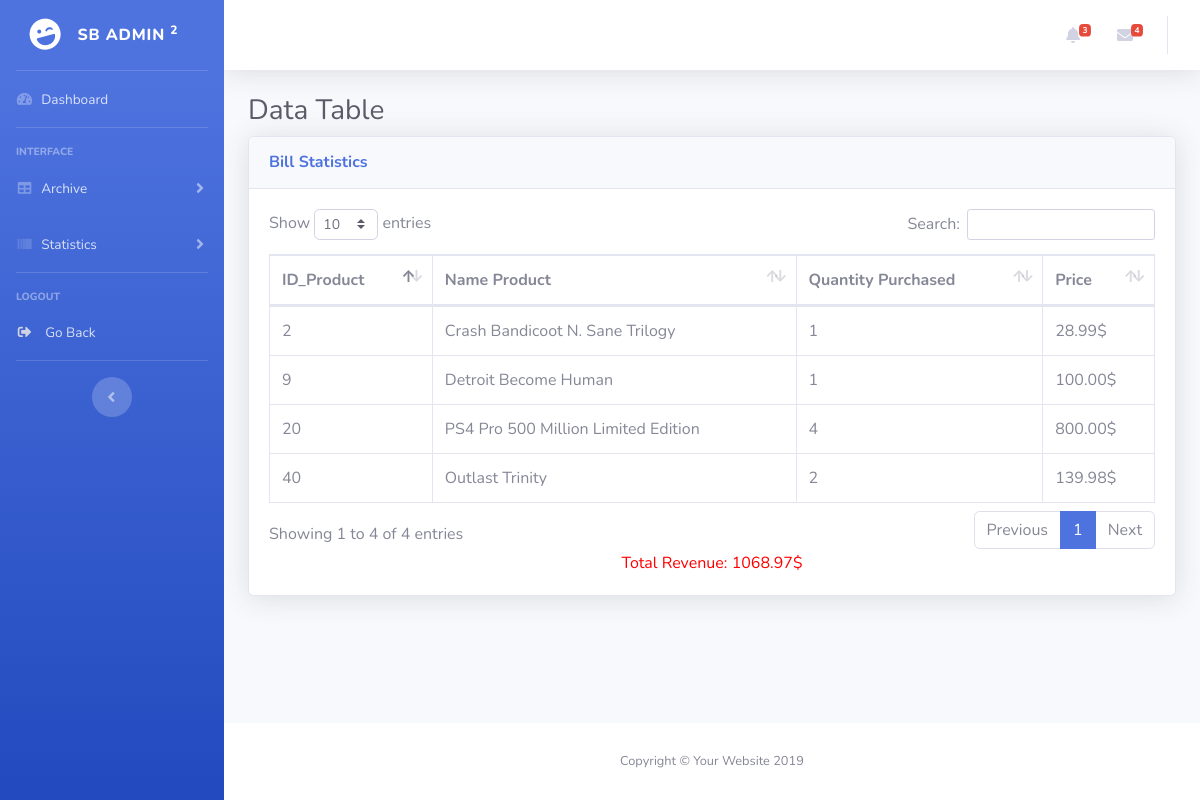
Screenshot of /admin/StatisticProduct.php with the database file from the repository.
### tables this page shows
CREATE TABLE `product` (
  `ID` int(11) NOT NULL,
  `Type` varchar(20) NOT NULL,
  `Name` varchar(200) NOT NULL,
  `Quantity` int(11) NOT NULL,
  `Price` float NOT NULL,
  `Pic` varchar(200) NOT NULL,
  `Status` varchar(10) DEFAULT NULL,
  `Developers` varchar(100) DEFAULT NULL,
  `Description` varchar(500) DEFAULT NULL
);

### admin/DataProvider.php (called while the page is built, shortened)
<?php
class DataProvider
{
	public static function ExecuteQuery($sql)
	{
		$connection = mysqli_connect("localhost","root","", "darksoulofweb") or
			die ("couldn't connect to localhost");
		mysqli_query($connection, "set names 'utf8'");
		$result = mysqli_query($connection, $sql);
		return $result;
	}
}
?>

### admin/StatisticProduct.php (the view, shortened to what this page needs)
<?php include("DataProvider.php"); ?>
<!DOCTYPE html>
<html>
<head>
  <link href="vendor/fontawesome-free/css/all.min.css" rel="stylesheet" type="text/css">
  <link href="css/sb-admin-2.min.css" rel="stylesheet">
  <link href="vendor/datatables/dataTables.bootstrap4.min.css" rel="stylesheet">
</head>
<body id="page-top">
  <div id="wrapper">
    <?php include_once("Sidebar.php"); ?>
    <div id="content-wrapper" class="d-flex flex-column">
      <div id="content">
        <?php include_once("Topbar.php"); ?>
        <div class="container-fluid">
          <h1 class="h3 mb-2 text-gray-800">Data Table</h1>
         <div class="card shadow mb-4">
            <div class="card-header py-3">
              <h6 class="m-0 font-weight-bold text-primary">Bill Statistics</h6>
            </div>
            <div class="card-body">
              <div class="table-responsive">
                <table class="table table-bordered" id="dataTable" width="100%" cellspacing="0">
                  <thead>
                    <tr>
                      <th>ID_Product</th>
                      <th>Name Product</th>
                      <th>Quantity Purchased</th>
                      <th>Price</th>
                    </tr>
                  </thead>
                  <tbody>
                    <?php
                        $result = DataProvider::ExecuteQuery("SELECT id_product,ROUND(SUM(Price),2) as 'TotalPrice',SUM(amount) as 'TotalAmount' FROM bill group by id_product");
                        $totalprice=0;
                        while($row = mysqli_fetch_assoc($result)) {
                            $id_product=$row['id_product'];
                            $res1=DataProvider::ExecuteQuery("SELECT * FROM product where ID='$id_product'");
                            $row1=mysqli_fetch_array($res1);
                            $totalprice+=$row['TotalPrice'];
                    ?>
                    <tr>
                      <td><?php echo $row1["ID"]; ?></td>
                      <td><?php echo $row1["Name"]; ?></td>
                      <td><?php echo $row["TotalAmount"]; ?></td>
                      <td><?php echo $row["TotalPrice"]; echo "$"; ?></td>
                    </tr>
                        <?php } ?>
                  </tbody>
                </table>
                 <div style="text-align: center;color: red"> Total Revenue: <?php echo $totalprice; echo "$"; ?></div>
              </div>
            </div>
          </div>
        </div>
      </div>
      <footer class="sticky-footer bg-white">
        <div class="container my-auto">
          <div class="copyright text-center my-auto">
            <span>Copyright &copy; Your Website 2019</span>
          </div>
        </div>
      </footer>
    </div>
  </div>
</body>
</html>

### rows the page displays
product: ID "2", Name "Crash Bandicoot N. Sane Trilogy"
product: ID "9", Name "Detroit Become Human"
product: ID "20", Name "PS4 Pro 500 Million Limited Edition"
product: ID "40", Name "Outlast Trinity"

### other values shown
$row["TotalAmount"] "1"
$row["TotalPrice"] "28.99"
$row["TotalPrice"] "100.00"
$row["TotalAmount"] "4"
$row["TotalPrice"] "800.00"
$row["TotalAmount"] "2"
$row["TotalPrice"] "139.98"
$totalprice "1068.97"
